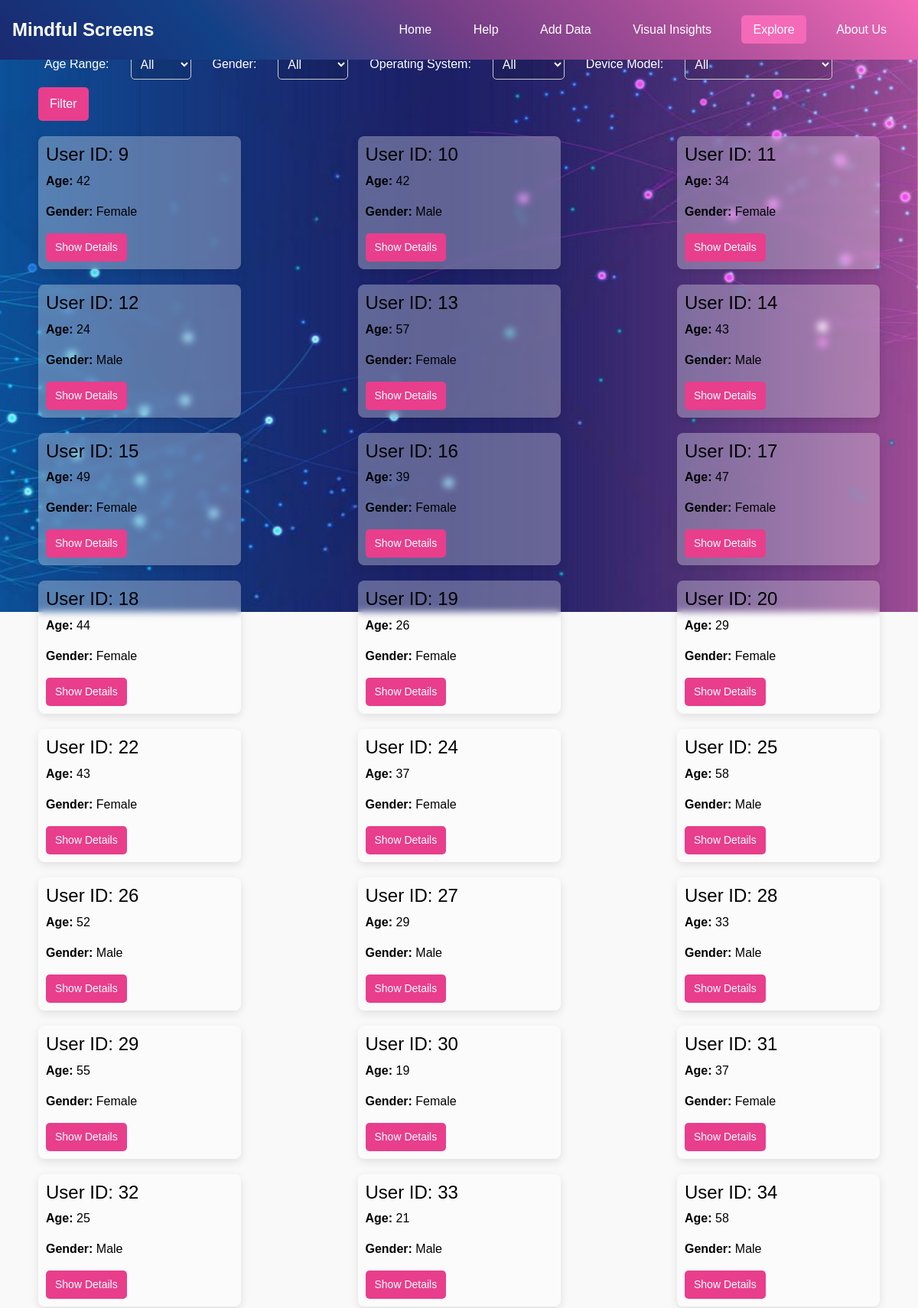
/explore (upper part), run on the app's committed database.
### models/data.py (models this page shows)
class Mobile(db.Model):
    mobile_id = db.Column(db.Integer, primary_key=True)  # Correct column name for primary key
    DeviceModel = db.Column(db.String(100), nullable=False)
    OperatingSystem = db.Column(db.String(100), nullable=False)
    AppusageTime = db.Column(db.Integer, nullable=False)
    BatteryDrain = db.Column(db.Integer, nullable=False)
    ScreenOnTime_hours_per_day = db.Column(db.Integer, nullable=False)  # Column to store screen time in hours per day
    NumberofAppsInstalled = db.Column(db.Integer, nullable=False)
    DataUsage_MB_per_day = db.Column(db.Integer, nullable=False)  # Data usage per day in MB
    user_id = db.Column(db.Integer, db.ForeignKey('user.id'), nullable=False)

class User(db.Model):
    id = db.Column(db.Integer, primary_key=True)
    age = db.Column(db.Integer, nullable=False)
    gender = db.Column(db.String(100), nullable=False)
    UserBehaviorClass = db.Column(db.String(100), nullable=False)
    data = db.relationship('Mobile', backref='user', lazy=True)

### app.py (the view)
@flask_app.route('/explore', methods=['GET', 'POST'])
def explore():
    device_models = db.session.query(Mobile.DeviceModel).distinct().all()
    device_models = [device[0] for device in device_models]  # Convert to list of device model names
    age_filter = request.args.get('age')
    gender_filter = request.args.get('gender')
    os_filter = request.args.get('os')
    device_filter = request.args.get('device')
    query = Mobile.query.join(User, User.id == Mobile.user_id)
    if age_filter:
        age_range = age_filter.split('-')
        if len(age_range) == 2:
            query = query.filter(User.age >= int(age_range[0]), User.age <= int(age_range[1]))
        elif age_filter == '45+':
            query = query.filter(User.age >= 45)
    if gender_filter:
        query = query.filter(User.gender == gender_filter)
    if os_filter:
        query = query.filter(Mobile.OperatingSystem == os_filter)
    if device_filter:
        query = query.filter(Mobile.DeviceModel == device_filter)
    data = query.all()
    return render_template('explore.html', content2=data, devices=device_models)

### templates/explore.html (shortened to what this page needs)
{% extends "base.html" %}
{% block content %}
<!DOCTYPE html>
<html lang="en">
<head>
</head>
<body>
    <form method="get">
        <label for="age">Age Range:</label>
        <select name="age">
            <option value="">All</option>
        </select>
        <label for="gender">Gender:</label>
        <select name="gender">
            <option value="">All</option>
        </select>
        <label for="os">Operating System:</label>
        <select name="os">
            <option value="">All</option>
        </select>
        <label for="device">Device Model:</label>
        <select name="device">
            <option value="">All</option>
        </select>
        <button type="submit">Filter</button>
    </form>
    <div class="content-container">
        {% for data in content2 %}
        <div class="item" id="item-{{ data.user.id }}">
            <h4>User ID: {{ data.user.id }}</h4>
            <p><strong>Age:</strong> {{ data.user.age }}</p>
            <p><strong>Gender:</strong> {{ data.user.gender }}</p>
            <button class="toggle-button" onclick="toggleDetails({{ data.user.id }})">Show Details</button>
        </div>
        {% endfor %}
    </div>
</body>
</html>
{% endblock %}

### templates/base.html (shortened to what this page needs)
<!DOCTYPE html>
<html lang="en">
<head>
    <link href="https://cdn.jsdelivr.net/npm/bootstrap@5.3.3/dist/css/bootstrap.min.css" rel="stylesheet"
>
    <link rel="stylesheet" href="{{ url_for('static', filename='style.css') }}">
</head>
<body>
    <div style="position: fixed; top: 0; left: 0; width: 100vw; height: 100vh; z-index: -1;">
        <img src="{{ url_for('static', filename='images/11.png') }}" alt="Background Image"
            style="width: 100%; height: 100%; object-fit: cover;">
    </div>
    <nav class="navbar navbar-expand-lg navbar-dark bg-dark d-flex justify-content-between p-3">
        <div class="navbar-brand" style="font-size: 1.5rem; font-weight: bold; color: white;">Mindful Screens</div>
        <div class="navbar-links">
            <a href="/" class="navbar-item {% if request.path == '/' %}active{% endif %}">Home</a>
            <a href="/help" class="navbar-item {% if request.path == '/help' %}active{% endif %}">Help</a>
            <a href="/add_data" class="navbar-item {% if request.path == '/add_data' %}active{% endif %}">Add Data</a>
            <a href="/graphs" class="navbar-item {% if request.path == '/graphs' %}active{% endif %}">Visual Insights</a>
            <a href="/explore" class="navbar-item {% if request.path == '/explore' %}active{% endif %}">Explore</a>
            <a href="/about_us" class="navbar-item {% if request.path == '/about_us' %}active{% endif %}">About Us</a>
        </div>
    </nav>
    <div class="content container mt-4">
        {% block content %}{% endblock %}
    </div>
</body>
</html>

### static/style.css (style rules this page uses)
html, body { font-family: 'Roboto', sans-serif; height: 100%; margin: 0; display: flex; flex-direction: column; }
.content { flex: 1; padding: 20px; position: relative; z-index: 2; margin-top: 70px; }
.navbar { position: fixed; top: 0; left: 0; right: 0; background: linear-gradient(45deg, #1B2970, #124187, #733E86, #AF519B, #F46AB8); padding: 10px; z-index: 10; width: 100%; box-sizing: border-box; display: flex; justify-content: space-between; align-items: center; }
.navbar a { color: white; text-decoration: none; padding: 10px 15px; margin: 0 10px; border-radius: 5px; transition: background-color 0.3s ease; }
.navbar a.active { background-color: #F46AB8; color: white; }

### templates/explore.html (style rules this page uses)
body { font-family: Arial, sans-serif; background-color: #f9f9f9; padding: 20px; }
form { margin-bottom: 20px; display: flex; flex-wrap: wrap; gap: 10px; }
label { font-size: 16px; padding: 8px; margin-right: 10px; color: white; }
select { font-size: 16px; padding: 8px; margin-right: 10px; border-radius: 5px; border: 1px solid #ccc; background-color: rgba(0, 0, 0, 0.1); color: white; }
select option { color: black; }
button[type="submit"] { padding: 10px 15px; background-color: #e83e8c; color: white; border: none; border-radius: 5px; cursor: pointer; font-size: 16px; }
.content-container { display: flex; flex-wrap: wrap; justify-content: space-between; gap: 20px; }
.item { background-color: rgba(255, 255, 255, 0.3); border-radius: 8px; box-shadow: 0 4px 12px rgba(0, 0, 0, 0.1); width: calc(25% - 10px); padding: 10px; transition: transform 0.3s ease, box-shadow 0.3s ease; backdrop-filter: blur(5px); position: relative; }
.item h4, .item p { color: black; }
.toggle-button { padding: 8px 12px; border: none; background-color: #e83e8c; color: white; border-radius: 5px; cursor: pointer; font-size: 14px; text-align: center; transition: background-color 0.3s ease; }

### data on the page
Mobile: user.id "9", user.age "42", user.gender "Female"
Mobile: user.id "10", user.age "42", user.gender "Male"
Mobile: user.id "11", user.age "34", user.gender "Female"
Mobile: user.id "12", user.age "24", user.gender "Male"
Mobile: user.id "13", user.age "57", user.gender "Female"
Mobile: user.id "14", user.age "43", user.gender "Male"
Mobile: user.id "15", user.age "49", user.gender "Female"
Mobile: user.id "16", user.age "39", user.gender "Female"
Mobile: user.id "17", user.age "47", user.gender "Female"
Mobile: user.id "18", user.age "44", user.gender "Female"
Mobile: user.id "19", user.age "26", user.gender "Female"
Mobile: user.id "20", user.age "29", user.gender "Female"
Mobile: user.id "22", user.age "43", user.gender "Female"
Mobile: user.id "24", user.age "37", user.gender "Female"
Mobile: user.id "25", user.age "58", user.gender "Male"
Mobile: user.id "26", user.age "52", user.gender "Male"
Mobile: user.id "27", user.age "29", user.gender "Male"
Mobile: user.id "28", user.age "33", user.gender "Male"
Mobile: user.id "29", user.age "55", user.gender "Female"
Mobile: user.id "30", user.age "19", user.gender "Female"
Mobile: user.id "31", user.age "37", user.gender "Female"
Mobile: user.id "32", user.age "25", user.gender "Male"
Mobile: user.id "33", user.age "21", user.gender "Male"
Mobile: user.id "34", user.age "58", user.gender "Male"
